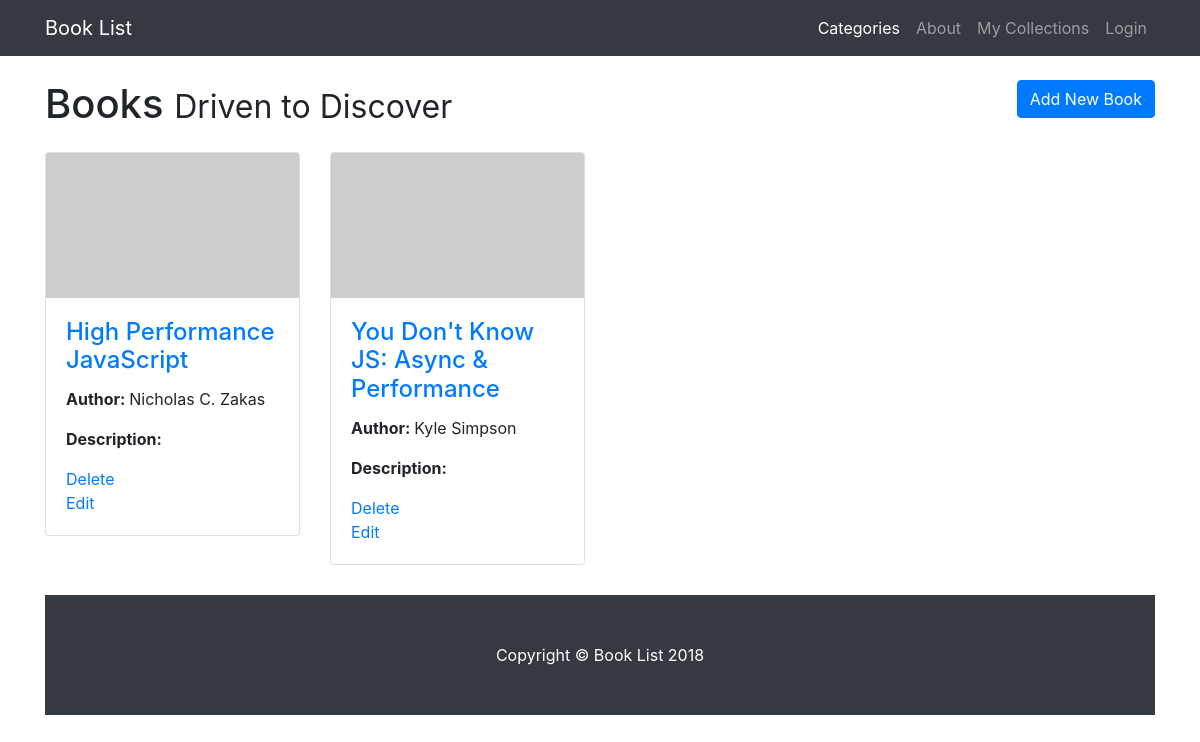
Before: /category/2/book with the older database file.
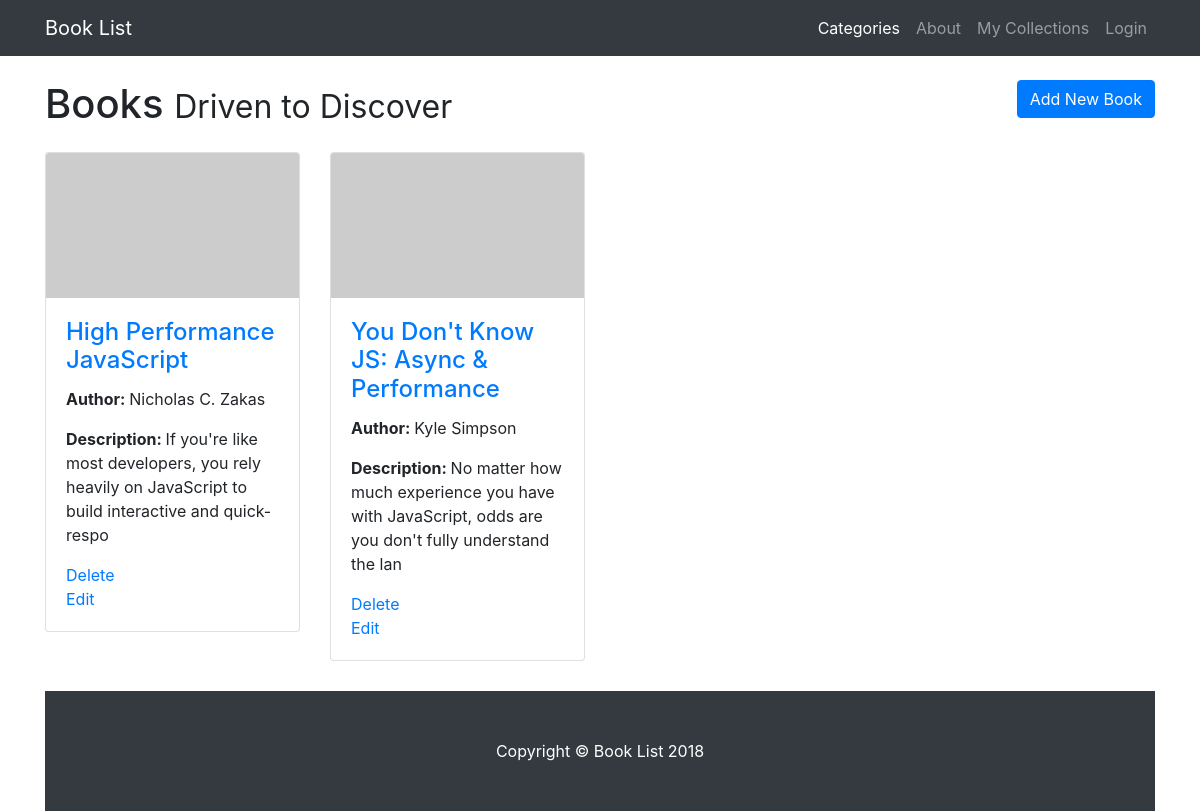
After: the same page with the newer database file.
### database_setup.py (models this page shows, shortened)
class Book(Base):
    __tablename__ = 'book'
    id = Column(Integer, primary_key=True)
    name = Column(String(250), nullable=False)
    author = Column(String(250))
    desc = Column(String(1000))
    category_id = Column(Integer, ForeignKey('category.id'))
    category = relationship(Category)

### project.py (the view)
@app.route('/category/<int:category_id>/book')
def categoryBooks(category_id):
    books = session.query(Book).filter_by(category_id=category_id).all()
    return render_template('books.html', books=books, category_id=category_id)

### templates/books.html
{% extends "main.html" %}
{% block content %}
    {% include "header.html" %}
    <div class="container">
            <h1 class="my-4">Books
              <small>Driven to Discover</small>
              <a class="btn btn-primary" href="{{url_for('newBook', category_id=category_id)}}" role="button" style="float: right;">Add New Book</a>
            </h1>
            <div class="row">
                {% for book in books %}
                    <div class="col-lg-3 col-md-4 col-sm-6 portfolio-item">
                        <div class="card h-80">
                        <a href="{{url_for('bookDetail', category_id=category_id, book_id=book.id)}}"><img class="card-img-top" src="http://placehold.it/700x400" alt=""></a>
                        <div class="card-body">
                            <h4 class="card-title">
                            <a href="{{url_for('bookDetail', category_id=category_id, book_id=book.id)}}">{{book.name}}</a>
                            </h4>
                            <p class="card-text"><b>Author: </b>{{book.author}}</p>
                            <p class="card-text"><b>Description: </b>{% if book.desc %}{{book.desc[:100]}}{% endif %}</p>
                            <a href="{{url_for('deleteBook', category_id=category_id, book_id=book.id)}}">Delete</a>
                            <br>
                            <a href="{{url_for('editBook', category_id=category_id, book_id=book.id)}}">Edit</a>
                        </div>
                        </div>
                    </div>
                {% endfor %}
            </div>
{% endblock %}

Changed rows visible on the page:
changed Book "High Performance JavaScript": desc (not shown) → "If you're like most developers, you rely heavily on JavaScript to build interactive and quick-respo"
changed Book "You Don't Know JS: Async & Performance": desc (not shown) → "No matter how much experience you have with JavaScript, odds are you don't fully understand the lan"
